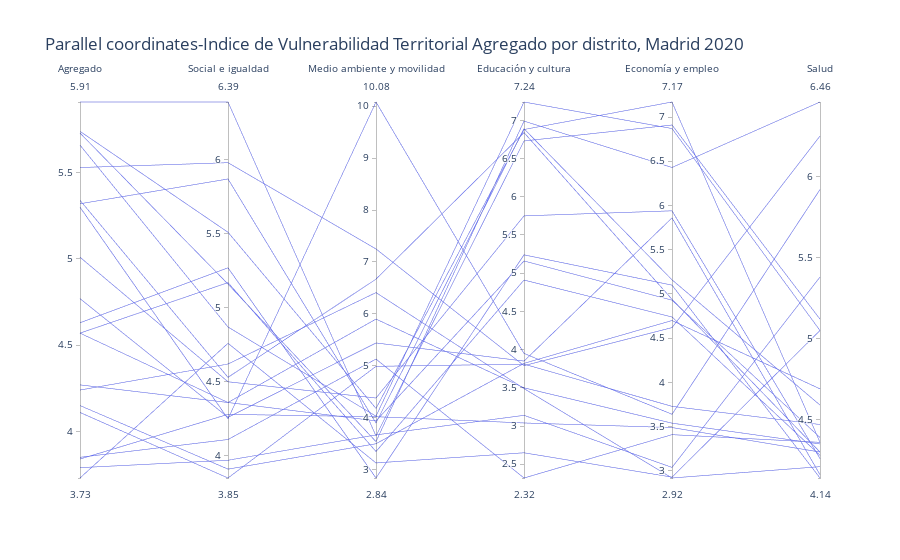

Notebook source saved alongside this figure:
### Code cell
import plotly.express as px
# Dependencia para guardar los gráficos en formato estático
# import kaleido


fig = px.parallel_coordinates(vulnerabilidad_raw, #color="Codigo distrito",
                              dimensions=['Indice de Vulnerabilidad Territorial Agregado', 'Índice de Vulnerabilidad Bienestar Social e Igualdad', 
                              'Índice de Vulnerabilidad Medio Ambiente Urbano y Movilidad', 'Índice de Vulnerabilidad Educación y Cultura',
                              'Índice de Vulnerabilidad Economía y Empleo','Índice de Vulnerabilidad Salud'],
                              labels = {'Indice de Vulnerabilidad Territorial Agregado': 'Agregado', 'Índice de Vulnerabilidad Bienestar Social e Igualdad': 'Social e igualdad',
                                'Índice de Vulnerabilidad Medio Ambiente Urbano y Movilidad': 'Medio ambiente y movilidad', 'Índice de Vulnerabilidad Educación y Cultura': 'Educación y cultura',
                                'Índice de Vulnerabilidad Economía y Empleo': 'Economía y empleo', 'Índice de Vulnerabilidad Salud': 'Salud'},
                              color_continuous_scale=px.colors.diverging.Tealrose,
                              color_continuous_midpoint=2,
                              title='Parallel coordinates-Indice de Vulnerabilidad Territorial Agregado por distrito, Madrid 2020')

#fig.write_image("visualization/paralell_coordinates.png")
fig.write_html("visualization/paralell_coordinates.html")
fig.show()

### Figure 1 — Plotly figure (JSON) as saved in the notebook; plotly's stock layout.template omitted (floating-point values rounded to 4 significant figures)
{"data": [{"dimensions": [{"label": "Agregado", "values": [5.53, 3.84, 3.85, 4.24, 4.27, 5.34, 5.3, 4.15, 3.79, 5.01, 5.74, 5.73, 5.91, 4.63, 4.77, 4.11, 5.66, 5.32, 4.57, 4.57, 3.73]}, {"label": "Social e igualdad", "values": [5.98, 4.28, 4.11, 4.62, 4.36, 4.53, 4.25, 3.91, 3.97, 4.5, 5.51, 5.16, 6.39, 5.27, 4.26, 3.85, 4.87, 5.87, 5.17, 4.36, 4.76]}, {"label": "Medio ambiente y movilidad", "values": [7.25, 4.02, 5.13, 6.41, 5.9, 6.67, 10.08, 3.5, 3.67, 4.38, 4.18, 3.54, 3.65, 2.84, 5.44, 4.99, 4.03, 3.9, 3.35, 3.94, 3.13]}, {"label": "Educación y cultura", "values": [3.79, 3.04, 2.32, 3.49, 3.5, 6.84, 3.95, 3.82, 3.14, 5.75, 6.88, 6.99, 6.73, 5.24, 3.85, 3.81, 7.24, 6.89, 4.91, 5.16, 2.65]}, {"label": "Economía y empleo", "values": [4.62, 3.49, 3.41, 2.92, 3.54, 4.94, 3.64, 4.7, 3.04, 5.94, 7.17, 6.43, 6.91, 5.1, 5.86, 3.73, 6.87, 5.16, 4.74, 4.93, 2.93]}, {"label": "Salud", "values": [6.25, 4.3, 4.36, 4.21, 4.35, 4.3, 5.92, 4.69, 5.38, 4.26, 4.36, 6.46, 5.12, 4.14, 4.16, 4.47, 5.05, 4.59, 4.28, 4.39, 5.05]}], "domain": {"x": [0, 1], "y": [0, 1]}, "name": "", "type": "parcoords"}], "layout": {"legend": {"tracegroupgap": 0}, "title": {"text": "Parallel coordinates-Indice de Vulnerabilidad Territorial Agregado por distrito, Madrid 2020"}}}
